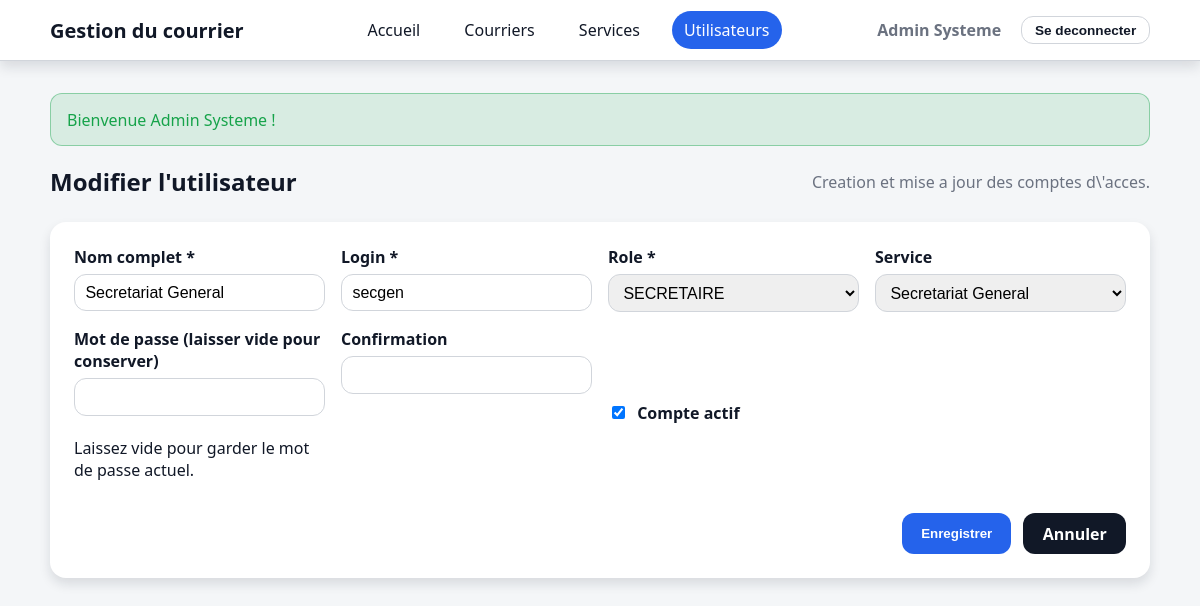
The page /index.php?controller=user&action=edit&id=2 (signed in) on the database its author committed.
### tables this page shows
CREATE TABLE utilisateurs (
  id           BIGINT UNSIGNED NOT NULL AUTO_INCREMENT,
  prenom_nom   VARCHAR(150)    NOT NULL,
  login        VARCHAR(80)     NOT NULL,
  mdp_hash     VARCHAR(255)    NOT NULL,
  role         ENUM('ADMIN','SECRETAIRE','CHEF_SERVICE','AGENT','LECTEUR') NOT NULL DEFAULT 'AGENT',
  actif        TINYINT(1)      NOT NULL DEFAULT 1,
  service_id   BIGINT UNSIGNED NULL,
  created_at   DATETIME        NOT NULL DEFAULT CURRENT_TIMESTAMP,

  PRIMARY KEY (id),
  UNIQUE KEY ux_utilisateurs_login (login),
  KEY ix_utilisateurs_service (service_id),
  KEY ix_utilisateurs_actif_service (actif, service_id),
  CONSTRAINT fk_utilisateurs_service
    FOREIGN KEY (service_id) REFERENCES services(id)
    ON UPDATE CASCADE
    ON DELETE SET NULL
);

CREATE TABLE services (
  id        BIGINT UNSIGNED NOT NULL AUTO_INCREMENT,
  code      VARCHAR(30)     NOT NULL,
  libelle   VARCHAR(150)    NOT NULL,
  actif     TINYINT(1)      NOT NULL DEFAULT 1,

  PRIMARY KEY (id),
  UNIQUE KEY ux_services_code (code),
  UNIQUE KEY ux_services_libelle (libelle),
  KEY ix_services_actif (actif)
);

### app/Controllers/UserController.php (called while the page is built, shortened)
<?php
class UserController extends BaseController
{
    public function edit(): void
    {
        $id = (int) $this->input('id');
        $user = User::find($id);
        $this->render('users/form', [
            'title'    => 'Modifier l\'utilisateur',
            'user'     => $user,
            'services' => Service::all(),
            'roles'    => User::ROLES,
            'action'   => Helpers::route('user', 'update'),
        ]);
    }
}

### core/Router.php (called while the page is built, shortened)
<?php
class Router
{
    public function dispatch(): void
    {
        $actionParam = isset($_GET['action']) ? trim((string) $_GET['action']) : 'index';
        $controller = new $controllerClass();
        try {
            $controller->{$actionParam}();
        } catch (Throwable $throwable) {
            $this->abort(500, 'An unexpected error occurred.', $throwable);
        }
    }
}

### public/index.php (called while the page is built, shortened)
<?php
spl_autoload_register(function (string $class): void {
    $baseDir = BASE_PATH;
    $prefixes = [
        'Core\\'             => $baseDir . '/core/',
        'App\\Controllers\\' => $baseDir . '/app/Controllers/',
        'App\\Models\\'       => $baseDir . '/app/Models/',
    ];
    foreach ($prefixes as $prefix => $dir) {
        if (strpos($class, $prefix) === 0) {
            $relative = substr($class, strlen($prefix));
            $file = $dir . str_replace('\\', '/', $relative) . '.php';
            return;
        }
    }
});
$router = new Router();
$router->dispatch();

### core/DB.php (called while the page is built, shortened)
<?php
class DB
{
    private static array $config = [];
    private static ?PDO $pdo = null;
    public static function configure(array $config): void
    {
        self::$config = $config;
    }
    public static function pdo(): PDO
    {
        if (self::$pdo instanceof PDO) {
            return self::$pdo;
        }
        $driver = self::$config['driver'] ?? 'mysql';
        $host = self::$config['host'] ?? '127.0.0.1';
        $port = (int) (self::$config['port'] ?? 3306);
        $database = self::$config['database'] ?? '';
        $charset = self::$config['charset'] ?? 'utf8mb4';
        $username = self::$config['username'] ?? '';
        $password = self::$config['password'] ?? '';
        $collation = self::$config['collation'] ?? 'utf8mb4_unicode_ci';
        $options = self::$config['options'] ?? [];
        $dsn = sprintf(
            '%s:host=%s;port=%d;dbname=%s;charset=%s',
            $driver,
            $host,
            $port,
            $database,
            $charset
        );
        $defaults = [
            PDO::ATTR_ERRMODE => PDO::ERRMODE_EXCEPTION,
            PDO::ATTR_DEFAULT_FETCH_MODE => PDO::FETCH_ASSOC,
        ];
        try {
            self::$pdo = new PDO($dsn, $username, $password, $options);
            self::$pdo->exec('SET NAMES ' . $charset . ' COLLATE ' . $collation);
        } catch (PDOException $exception) {
            throw new RuntimeException('Unable to connect to the database: ' . $exception->getMessage(), 0, $exception);
        }
        return self::$pdo;
    }
    public static function run(string $sql, array $params = []): PDOStatement
    {
        $statement = self::pdo()->prepare($sql);
        $statement->execute($params);
        return $statement;
    }
}

### app/Models/User.php (called while the page is built, shortened)
<?php
class User
{
    public static function find(int $id): ?array
    {
        $user = DB::run('SELECT * FROM utilisateurs WHERE id = :id LIMIT 1', ['id' => $id])->fetch();
        return $user ?: null;
    }
}

### core/Helpers.php (called while the page is built, shortened)
<?php
class Helpers
{
    public static function sanitize(string $value): string
    {
        return htmlspecialchars($value, ENT_QUOTES, 'UTF-8');
    }
    public static function route(string $controller, string $action = 'index', array $params = []): string
    {
        $query = array_merge([
            'controller' => $controller,
            'action'     => $action,
        ], $params);
        return 'index.php?' . http_build_query($query);
    }
    public static function old(string $key, $default = '')
    {
        if (!isset($_SESSION['old'][$key])) {
            return $default;
        }
        return $_SESSION['old'][$key];
    }
}

### app/Models/Service.php (called while the page is built, shortened)
<?php
class Service
{
    public static function all(): array
    {
        return DB::run('SELECT * FROM services ORDER BY libelle')->fetchAll();
    }
}

### app/Views/users/form.php (the view, shortened to what this page needs)
<?php
$isEdit = isset($user['id']);
$actionUrl = $action ?? $helpers::route('user', $isEdit ? 'update' : 'store');
$values = [
    'prenom_nom'  => call_user_func([$helpers, 'old'], 'prenom_nom', $user['prenom_nom'] ?? ''),
    'login'       => call_user_func([$helpers, 'old'], 'login', $user['login'] ?? ''),
    'role'        => call_user_func([$helpers, 'old'], 'role', $user['role'] ?? 'AGENT'),
    'service_id'  => call_user_func([$helpers, 'old'], 'service_id', $user['service_id'] ?? ''),
    'actif'       => (int) call_user_func([$helpers, 'old'], 'actif', (int) ($user['actif'] ?? 1)),
];
?>
<section class="page-header">
    <h2><?= $isEdit ? 'Modifier l\'utilisateur' : 'Nouvel utilisateur' ?></h2>
    <p>Creation et mise a jour des comptes d\'acces.</p>
</section>
<form method="post" action="<?= $actionUrl ?>" class="form-card form-card--narrow">
    <div class="form-grid">
        <div class="form-field">
            <label for="prenom_nom">Nom complet *</label>
            <input type="text" name="prenom_nom" id="prenom_nom" value="<?= $helpers::sanitize((string) $values['prenom_nom']) ?>" maxlength="150" required>
        </div>
        <div class="form-field">
            <label for="login">Login *</label>
            <input type="text" name="login" id="login" value="<?= $helpers::sanitize((string) $values['login']) ?>" maxlength="80" required>
        </div>
        <div class="form-field">
            <label for="role">Role *</label>
            <select name="role" id="role" required>
                <?php foreach ($roles as $role): ?>
                    <option value="<?= $helpers::sanitize($role) ?>" <?= $values['role'] === $role ? 'selected' : '' ?>><?= $helpers::sanitize($role) ?></option>
                <?php endforeach; ?>
            </select>
        </div>
        <div class="form-field">
            <label for="service_id">Service</label>
            <select name="service_id" id="service_id">
                <?php foreach ($services as $service): ?>
                    <option value="<?= (int) $service['id'] ?>" <?= (string) $values['service_id'] === (string) $service['id'] ? 'selected' : '' ?>><?= $helpers::sanitize($service['libelle'] ?? '') ?></option>
                <?php endforeach; ?>
            </select>
        </div>
        <div class="form-field">
            <label for="password">Mot de passe <?= $isEdit ? '(laisser vide pour conserver)' : '*' ?></label>
            <input type="password" name="password" id="password" <?= $isEdit ? '' : 'required' ?> minlength="6">
            <?php if (!empty($errors['password'])): ?>
                <p class="form-error"><?= $helpers::sanitize($errors['password']) ?></p>
            <?php elseif ($isEdit): ?>
                <p class="form-hint">Laissez vide pour garder le mot de passe actuel.</p>
            <?php endif; ?>
        </div>
        <div class="form-field">
            <label for="password_confirmation">Confirmation</label>
            <input type="password" name="password_confirmation" id="password_confirmation" <?= $isEdit ? '' : 'required' ?> minlength="6">
        </div>
        <div class="form-field form-checkbox">
            <label>
                <input type="checkbox" name="actif" value="1" <?= (int) $values['actif'] === 1 ? 'checked' : '' ?>>
                Compte actif
            </label>
        </div>
    </div>
    <div class="form-actions">
        <button type="submit" class="button">Enregistrer</button>
        <a class="button button-secondary" href="<?= $helpers::route('user') ?>">Annuler</a>
    </div>
</form>

### public/assets/css/app.css (style rules this page uses)
:root { --primary: #2563eb; --primary-dark: #1d4ed8; --danger: #dc2626; --success: #16a34a; --warning: #d97706; --border: #d1d5db; --muted: #6b7280; --bg: #f4f6f8; --white: #ffffff; --shadow: 0 6px 12px rgba(15, 23, 42, 0.12); }
* { box-sizing: border-box; }
body { margin: 0; font-family: 'Segoe UI', Tahoma, Arial, sans-serif; background: var(--bg); color: #111827; min-height: 100vh; }
a { color: inherit; text-decoration: none; }
.page-header { display: flex; align-items: center; justify-content: space-between; flex-wrap: wrap; gap: 1rem; margin-bottom: 1.5rem; }
.page-header h2 { margin: 0; font-size: 1.5rem; }
.page-header p { color: var(--muted); margin: 0; }
.button { display: inline-flex; align-items: center; justify-content: center; gap: 0.5rem; padding: 0.6rem 1.2rem; border-radius: 0.75rem; border: none; background: var(--primary); color: var(--white); cursor: pointer; font-weight: 600; transition: transform 0.15s ease, background 0.2s ease; }
.button-secondary { background: #111827; }
.form-card { background: var(--white); border-radius: 1rem; padding: 1.5rem; box-shadow: var(--shadow); display: flex; flex-direction: column; gap: 1rem; }
.form-field { display: flex; flex-direction: column; gap: 0.35rem; flex: 1; }
.form-field label { font-weight: 600; }
.form-field input, .form-field select, .form-field textarea { padding: 0.55rem 0.65rem; border-radius: 0.75rem; border: 1px solid var(--border); font-size: 1rem; transition: border 0.2s; }
.form-checkbox { flex-direction: row; align-items: center; }
.form-checkbox input { width: auto; margin-right: 0.5rem; }
.form-actions { display: flex; gap: 0.75rem; justify-content: flex-end; }
.form-grid { display: grid; grid-template-columns: repeat(auto-fit, minmax(220px, 1fr)); gap: 1rem; }

### rows shown on the page
utilisateurs: prenom_nom "Secretariat General", login "secgen", service_id "Secretariat General", actif "☑"

### other values the page prints
$helpers::sanitize($message) "Bienvenue Admin Systeme !"
form field role "SECRETAIRE"
